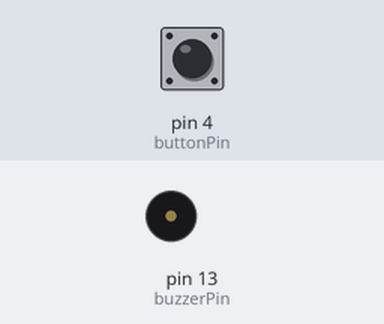
The sketch below on a simulated Arduino Uno, built with avr-gcc and run on an emulated ATmega328P. On the bench: buzzer (waves = sounding, pin HIGH). Inputs (shaded band) come from the test bench; at power-on: pin 4 (buttonPin) LOW.

Above: at 1.2 s.
1.3 s: pin 4 (buttonPin) pulled HIGH for 0.15 s
At 1.37 s:
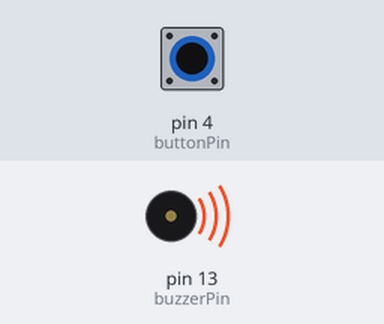
2.9 s: pin 4 (buttonPin) pulled HIGH for 3.2 s
At 6.9 s:
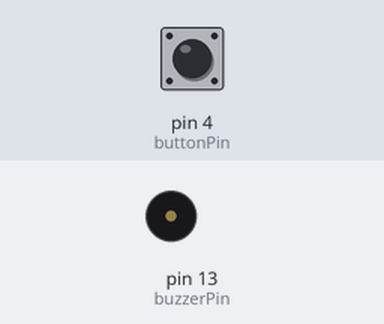
Timing chart, 0 to 8.4 s (numbered marks = the images above; inputs shaded):
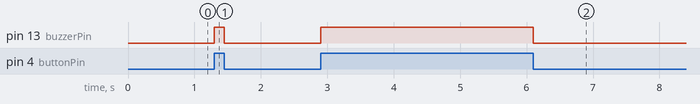

Measured:
- after the input at 1.3 s, pin 13 (buzzerPin): LOW → HIGH at once, → LOW 0.15 s later
- after the input at 2.9 s, pin 13 (buzzerPin): LOW → HIGH at once, → LOW 3.2 s later

The sketch:

lab6_active_buzzer.ino
```cpp
// Define pins
#define buzzerPin 13
#define buttonPin 4
int buttonState = 0;

void setup()
{
  pinMode(buzzerPin, OUTPUT);
  pinMode(buttonPin, INPUT);
}

void loop()
{
  buttonState = digitalRead(buttonPin);


  if(buttonState==HIGH)
  {
    digitalWrite(buzzerPin, HIGH);
  }
  else
  {
    digitalWrite(buzzerPin, LOW);
  }
}
```
